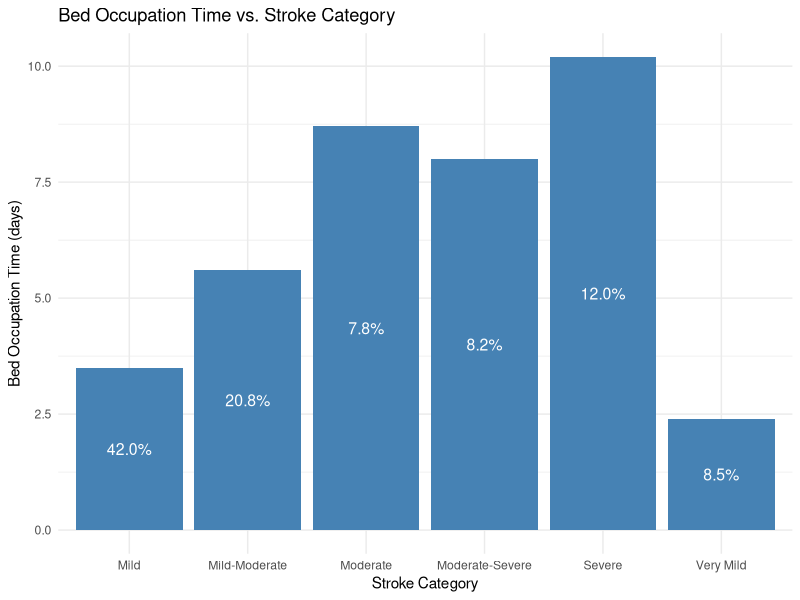
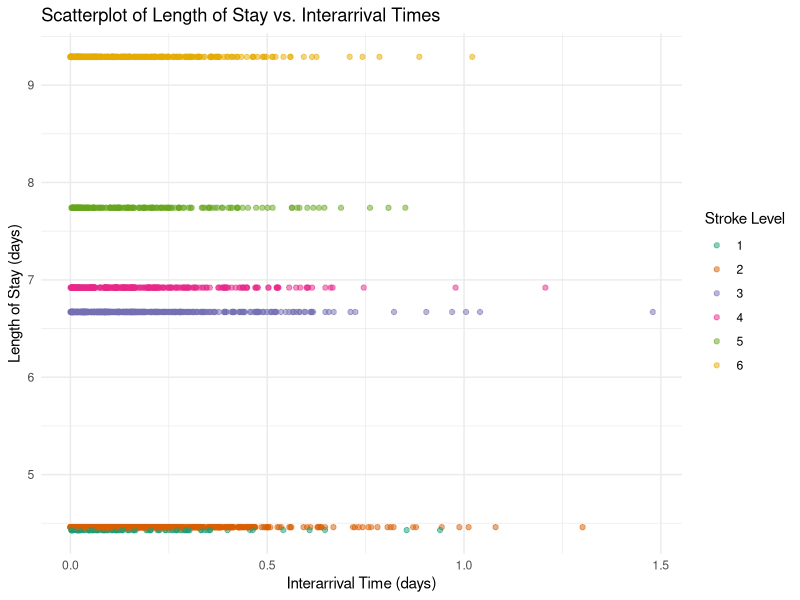

Here is the R script that generated these plots, in order: (Note: a time limit stopped this script after it produced the figures.)
## ---- chunk 1
library(tidyverse)
library(ggplot2)

set.seed(2023)
# Parameters

total_patients <- 2000 # assuming there are 2000 all around the year
total_patients_future <- 2500 # assuming the 2500 patients in the future 
patients_per_month <- 2000/12 # patients per month
arrival_rate <- total_patients/365  # average 6 patients per day
arrival_rate_future <- total_patients_future/365 # average 7 patients per day

# Bed occupation time (in days) for each stroke level

bed_occupation_time <- list(c(4.43), c(4.46), c(6.67), c(6.92), c(7.74), c(9.29))


# Probability of each stroke level
stroke_level_prob <- c(0.0570,0.342, 0.217, 0.136, 0.0971, 0.151)
## ---- chunk 2
library(ggplot2)

bed_occupation_time_df <- data.frame(
  stroke_category = c("Very Mild", "Mild", "Mild-Moderate", "Moderate", "Moderate-Severe", "Severe"),
  bed_occupation_time = c(2.4, 3.5, 5.6, 8.7, 8, 10.2),
  probability = c(0.0850, 0.420, 0.208, 0.0781, 0.0820, 0.120)
)

ggplot(bed_occupation_time_df, aes(x = stroke_category, y = bed_occupation_time)) +
  geom_col(fill = "steelblue") +
  theme_minimal()+
  geom_text(aes(label = scales::percent(probability, accuracy = 0.1)), 
            position = position_stack(vjust = 0.5), color = "white", size = 4) +
  theme_minimal() +
  labs(title = "Bed Occupation Time vs. Stroke Category",
       x = "Stroke Category",
       y = "Bed Occupation Time (days)")



## ---- chunk 3
# generating the inter-arrival times

set.seed(2023)
# the function below is created to generate the inter-arrival times between the patients.
# the inter arrival follows an exponential distribution hence rexp(), arrival rate is
# defined above

generate_interarrival_times <- function(total_patients, arrival_rate) {
  interarrival_times <- rexp(total_patients, rate = arrival_rate)
  return(interarrival_times)
}

## ---- chunk 4
# assigning the stroke levels to the patients

set.seed(2023)

# the function is created to assign patients (from total_patients) randomly a stroke level.
# This assignment is based on the probabilities defined in the stroke_level_prob. 
# To achieve this we use sample()

assign_stroke_levels <- function(total_patients, stroke_level_prob) {
  stroke_levels <- sample(1:length(stroke_level_prob), 
                          size = total_patients, 
                          replace = TRUE, 
                          prob = stroke_level_prob)
  return(stroke_levels)
}


# if the probability of the severe stroke is really high, say 0.7, 
# then the sample() function would generate random samples of 2000 patients 
# wherein most patients would be assigned the severe stroke level category. 

# Function to generate length of stay for each patient
# this function takes in three arguments each of which has been defined earlier

# stroke levels for the present number of patients
stroke_levels <- assign_stroke_levels(total_patients, stroke_level_prob)

# future stroke levels for the future increased number of patients

stroke_levels_future <- assign_stroke_levels(total_patients = total_patients_future,
                                             stroke_level_prob = stroke_level_prob)
## ---- chunk 5
set.seed(2023)
#generating length of stay

generate_length_of_stay <- function(total_patients, bed_occupation_time, stroke_levels) {
  length_of_stay <- numeric(total_patients)
  
  for (i in 1:total_patients) {
    stroke_level <- stroke_levels[i]
    
    if (length(bed_occupation_time[[stroke_level]]) == 1) {
      length_of_stay[i] <- bed_occupation_time[[stroke_level]][1]
    } else {
      length_of_stay[i] <- sample(bed_occupation_time[[stroke_level]][1]:bed_occupation_time[[stroke_level]][2], 1)
    }
  }
  
  return(length_of_stay)
}


# Generating length_of_stay for each patient
length_of_stay <- generate_length_of_stay(total_patients, bed_occupation_time, stroke_levels)

## ---- chunk 6

set.seed(2023)

# generating the arrival data for the current volume of patients

# Add number_of_patients and length_of_stay to arrivals_data

interarrival_times <- generate_interarrival_times(total_patients, arrival_rate)

stroke_levels <- assign_stroke_levels(total_patients, stroke_level_prob)

length_of_stay<- generate_length_of_stay(total_patients, bed_occupation_time, stroke_levels)

arrivals_data <- data.frame(interarrival_times, stroke_levels, length_of_stay)

ggplot(arrivals_data, aes(x = interarrival_times, y = length_of_stay)) +
  geom_point(aes(color = factor(stroke_levels)), alpha = 0.5) +
  theme_minimal() +
  labs(title = "Scatterplot of Length of Stay vs. Interarrival Times", x = "Interarrival Time (days)", y = "Length of Stay (days)") +
  scale_color_brewer(palette = "Dark2", name = "Stroke Level")


# generating the arrival data for the future volume of patients

interarrival_times_future <- generate_interarrival_times(total_patients = total_patients_future,
                                                         arrival_rate_future)
stroke_levels_future <- assign_stroke_levels(total_patients = total_patients_future,
                                             stroke_level_prob = stroke_level_prob)
length_of_stay_future <- generate_length_of_stay(total_patients_future, bed_occupation_time, stroke_levels_future)

arrivals_data_future <- data.frame(interarrival_times_future,stroke_levels_future,
                                   length_of_stay_future)

## ---- chunk 7

# created the stroke simulation function 

set.seed(2023)

stroke_simulation <- function(total_patients, arrival_rate, 
                              bed_occupation_time, stroke_level_prob, 
                              num_beds) {
  
  interarrival_times <- generate_interarrival_times(total_patients, arrival_rate)
  stroke_levels <- assign_stroke_levels(total_patients, stroke_level_prob)
  length_of_stay <- generate_length_of_stay(total_patients, bed_occupation_time, stroke_levels)
  
  # initializing the beds and queue 
  beds <- rep(0, num_beds)
  queue <- list()
  

# inter-arrival_time is an input parameter for this function, 
# which represents the time between patient arrivals. 
# This variable is based on the generate_interarrival_times function, 
# where we input the total number of patients and arrival rate.

# The pmax function ensures that the bed occupation times do not become negative. 
# A value of 0 in this context means that the bed is available 
# (i.e., the patient has completed their stay, 
# and the bed is now available for other patients).
  
  update_bed_occupation_times <- function(beds, interarrival_time) {
  beds <- pmax(beds - interarrival_time, 0)
  
  # 'beds' is a numeric vector that represents the current remaining 
  # bed occupation time for each bed in the simulation.
  # Each element in this vector corresponds to a bed in the hospital
  # ward. A value of 0 means that the bed is available for use.
  # Subtracting the interarrival_time from each element of 'beds' 
  # updates the remaining bed occupation times, considering the 
  # passage of time between patient arrivals.
  # The pmax function is used to ensure that the resulting bed 
  # occupation times do not become negative, meaning that a 
  # bed with a remaining time less than or equal to the interarrival_time
  # will be considered available (set to 0).
  return(beds)
}
  
  # for every patient in total patients (1000)
  
  for (i in 1:total_patients) {
    
    # update the beds variable with the bed occupation times 
    # of all the patients arriving at the inter-arrival times
    
    beds <- update_bed_occupation_times(beds, interarrival_times[i])
    # creating a new variable available beds to keep track 
    # of the available beds the beds that are available will
    # have the bed occupation time of 0 so in this variable 
    # I store the beds that are available hence which(beds==0)
    
    available_beds <- which(beds == 0)
    
    # here if the length of the available beds vector 
    # is greater than 0 which means that 
    # there is at least one bed with bed occupation times ==0 
    # then assign the first available bed to the patient 
    # by setting this available bed (bed occupation times ==0) 
    # to the length of the stay of the patient 
    # (whatever the severity of that patient might be)
    
    if (length(available_beds) > 0) {
      beds[available_beds[1]] <- length_of_stay[i]
    } else {
      # if there is no bed available then append the queue list
      queue <- append(queue, length_of_stay[i])
    }
  }
  
  return(list(beds = beds, queue = queue, length_of_stay =length_of_stay))
}

# stroke sim current

stroke_sim_50 <- stroke_simulation(total_patients= total_patients, 
                                   arrival_rate= arrival_rate, 
                              bed_occupation_time = bed_occupation_time, 
                              stroke_level_prob= stroke_level_prob, 
                              num_beds= 50)

stroke_sim_40 <- stroke_simulation(total_patients= total_patients, 
                                   arrival_rate= arrival_rate, 
                              bed_occupation_time = bed_occupation_time, 
                              stroke_level_prob= stroke_level_prob, 
                              num_beds= 40)

stroke_sim_30 <- stroke_simulation(total_patients= total_patients, 
                                   arrival_rate= arrival_rate, 
                              bed_occupation_time = bed_occupation_time, 
                              stroke_level_prob= stroke_level_prob,
                              num_beds= 30)

stroke_sim_20 <- stroke_simulation(total_patients= total_patients, 
                                   arrival_rate= arrival_rate, 
                              bed_occupation_time = bed_occupation_time, 
                              stroke_level_prob= stroke_level_prob, 
                              num_beds= 20)

# stroke sim future

stroke_sim_50_f <- stroke_simulation(total_patients= total_patients_future, 
                                   arrival_rate= arrival_rate_future, 
                                   bed_occupation_time = bed_occupation_time, 
                                   stroke_level_prob= stroke_level_prob, 
                                   num_beds= 50)

stroke_sim_40_f <- stroke_simulation(total_patients= total_patients_future, 
                                   arrival_rate= arrival_rate_future, 
                                   bed_occupation_time = bed_occupation_time, 
                                   stroke_level_prob= stroke_level_prob, 
                                   num_beds= 40)

stroke_sim_30_f <- stroke_simulation(total_patients= total_patients_future, 
                                     arrival_rate= arrival_rate_future, 
                                     bed_occupation_time = bed_occupation_time,
                                     stroke_level_prob= stroke_level_prob, 
                                     num_beds= 30)

stroke_sim_20_f <- stroke_simulation(total_patients= total_patients_future, 
                                     arrival_rate= arrival_rate_future, 
                                     bed_occupation_time = bed_occupation_time,
                                     stroke_level_prob= stroke_level_prob, 
                                     num_beds= 20)
## ---- chunk 8
set.seed(2023)

run_simulation <- function(arrival_rate, 
                           bed_occupation_time, 
                           stroke_level_prob, 
                           total_patients, 
                           num_simulations) {
    num_bed_range <- seq(20,50, by=1)

  performance_metrics_list <- lapply(1:num_simulations, function(simulation) {
    lapply(num_bed_range, function(num_beds) {
      stroke_sim <- stroke_simulation(total_patients =  total_patients,
                                      arrival_rate = arrival_rate,
                                      bed_occupation_time = bed_occupation_time,
                                      stroke_level_prob = stroke_level_prob,
                                      num_beds = num_beds)
                                      
      num_beds <- length(stroke_sim$beds)
      total_patients <- total_patients
      
      occupied_beds <- sum(stroke_sim$beds > 0)
      utilization <- occupied_beds / num_beds
      
      total_wait_times <- sum(unlist(stroke_sim$queue))
      num_patients_queue <- length(stroke_sim$queue)
      avg_wait_times <- total_wait_times / num_patients_queue
      
      average_time_in_queue = total_wait_times / num_patients_queue
      max_queue_length <- length(stroke_sim$queue)
      
      proportion_patients_waiting <- num_patients_queue / total_patients
      percent_patients_waiting <- proportion_patients_waiting * 100
      
      avg_length_of_stay <- (sum(stroke_sim$length_of_stay)) / total_patients
      
      performance_metrics_month <- data.frame(num_beds = num_beds,
                                              utilization = utilization,
                                              avg_wait_times = avg_wait_times,
                                              max_queue_length = max_queue_length,
                                              proportion_patients_waiting = proportion_patients_waiting,
                                              percent_patients_waiting = percent_patients_waiting,
                                              avg_length_of_stay = avg_length_of_stay)
                                              
      return(performance_metrics_month)
    })
  })

  return(performance_metrics_list)
}

results <- run_simulation(arrival_rate = arrival_rate, 
                          bed_occupation_time = bed_occupation_time, 
                          stroke_level_prob = stroke_level_prob, 
                          total_patients = total_patients, 
                          num_simulations = 120)

results_future <- run_simulation(arrival_rate = arrival_rate_future,
                                 bed_occupation_time = bed_occupation_time,
                                 stroke_level_prob = stroke_level_prob,
                                 total_patients = total_patients_future,
                                 num_simulations = 120)


## ---- chunk 9
# Combine all the data frames into one
results_df <- do.call(rbind, lapply(results, function(x) do.call(rbind, x)))


# Load the ggplot2 library
library(ggplot2)

# Plot average waiting times against the number of beds
ggplot(results_df, aes(x = num_beds, y = avg_wait_times)) +
  geom_point() +
  geom_smooth(method = "loess") +
  labs(title = "Average Waiting Times vs. Number of Beds",
       x = "Number of Beds",
       y = "Average Waiting Time (Days)")

# Plot the proportion of patients waiting against the number of beds
ggplot(results_df, aes(x = num_beds, y = percent_patients_waiting)) +
  geom_point(size=0.7,
             alpha= 0.5) +
  geom_smooth(method = "loess") +
  theme_minimal() +
  labs(title = "Percent of Patients Waiting vs. Number of Beds",
       x = "Number of Beds",
       y = "Percent of Patients Waiting") +
  geom_hline(yintercept = 5, linetype = "dashed", color = "red", size = 0.5)+
  scale_y_continuous(breaks = c(5,10,15,20,25,30,35,40,45))


# Plot utilization against the number of beds
ggplot(results_df, aes(x = num_beds, y = utilization)) +
  geom_point(size=0.7) +
  geom_smooth(method = "loess") +
  theme_minimal()+
  geom_hline(yintercept = 0.8, linetype = "dashed", color = "red", size = 0.5)+
  labs(title = "Utilization vs. Number of Beds",
       x = "Number of Beds",
       y = "Utilization")

# Plot max queue length against the number of beds
ggplot(results_df, aes(x = num_beds, y = max_queue_length)) +
  geom_point() +
  geom_smooth(method = "loess") +
  theme_minimal() +
  labs(title = "Maximum Queue Length vs. Number of Beds",
       x = "Number of Beds",
       y = "Maximum Queue Length")



## ---- chunk 10
# visualization for the future

results_df_future <- do.call(rbind, lapply(results_future, function(x) do.call(rbind, x)))

# Load the ggplot2 library
library(ggplot2)

# Plot average waiting times against the number of beds
ggplot(results_df_future, aes(x = num_beds, y = avg_wait_times)) +
  geom_point() +
  geom_smooth(method = "loess") +
  labs(title = "Average Waiting Times vs. Number of Beds",
       x = "Number of Beds",
       y = "Average Waiting Time (Days)")

# Plot the proportion of patients waiting against the number of beds
ggplot(results_df_future, aes(x = num_beds, y = percent_patients_waiting)) +
  geom_point(size=0.7,
             alpha= 0.5) +
  geom_smooth(method = "loess") +
  theme_minimal() +
  labs(title = "Percent of Patients Waiting vs. Number of Beds",
       x = "Number of Beds",
       y = "Percent of Patients Waiting") +
  geom_hline(yintercept = 5, linetype = "dashed", color = "red", size = 0.5)+
  scale_y_continuous(breaks = c(5,10,15,20,25,30,35,40,45)) +
  scale_x_continuous(breaks = c(2,4,6,8,10,12,14,16,18,20,22,24,26,28,30,32,34,36,38,40,42,44,46,48,50))


# Plot utilization against the number of beds
ggplot(results_df_future, aes(x = num_beds, y = utilization)) +
  geom_point(size=0.7) +
  geom_smooth(method = "loess") +
  theme_minimal()+
  geom_hline(yintercept = 0.8, linetype = "dashed", color = "red", size = 0.5)+
  labs(title = "Utilization vs. Number of Beds",
       x = "Number of Beds",
       y = "Utilization")

# Plot max queue length against the number of beds
ggplot(results_df_future, aes(x = num_beds, y = max_queue_length)) +
  geom_point() +
  geom_smooth(method = "loess") +
  theme_minimal() +
  labs(title = "Maximum Queue Length vs. Number of Beds",
       x = "Number of Beds",
       y = "Maximum Queue Length")
